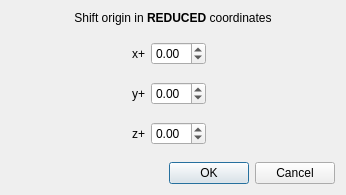
<?xml version="1.0" encoding="UTF-8"?>
<ui version="4.0">
 <class>ShiftDialog</class>
 <widget class="QDialog" name="ShiftDialog">
  <property name="geometry">
   <rect>
    <x>0</x>
    <y>0</y>
    <width>346</width>
    <height>195</height>
   </rect>
  </property>
  <property name="windowTitle">
   <string>Shift origin</string>
  </property>
  <layout class="QVBoxLayout" name="verticalLayout">
   <item>
    <widget class="QLabel" name="label">
     <property name="sizePolicy">
      <sizepolicy hsizetype="Preferred" vsizetype="Minimum">
       <horstretch>0</horstretch>
       <verstretch>0</verstretch>
      </sizepolicy>
     </property>
     <property name="text">
      <string>&lt;html&gt;&lt;head/&gt;&lt;body&gt;&lt;p&gt;Shift origin in &lt;span style=&quot; font-weight:600;&quot;&gt;REDUCED&lt;/span&gt; coordinates&lt;/p&gt;&lt;/body&gt;&lt;/html&gt;</string>
     </property>
     <property name="alignment">
      <set>Qt::AlignCenter</set>
     </property>
    </widget>
   </item>
   <item>
    <widget class="QWidget" name="widget" native="true">
     <property name="sizePolicy">
      <sizepolicy hsizetype="Preferred" vsizetype="Expanding">
       <horstretch>0</horstretch>
       <verstretch>0</verstretch>
      </sizepolicy>
     </property>
     <layout class="QGridLayout" name="gridLayout">
      <property name="leftMargin">
       <number>0</number>
      </property>
      <property name="topMargin">
       <number>0</number>
      </property>
      <property name="bottomMargin">
       <number>0</number>
      </property>
      <item row="1" column="1">
       <widget class="QLabel" name="label_3">
        <property name="text">
         <string notr="true">y+</string>
        </property>
       </widget>
      </item>
      <item row="1" column="2">
       <widget class="QDoubleSpinBox" name="y">
        <property name="toolTip">
         <string>Shift along y</string>
        </property>
        <property name="statusTip">
         <string>Shift along y</string>
        </property>
        <property name="whatsThis">
         <string>Shift along y</string>
        </property>
        <property name="minimum">
         <double>-1.000000000000000</double>
        </property>
        <property name="maximum">
         <double>1.000000000000000</double>
        </property>
        <property name="singleStep">
         <double>0.100000000000000</double>
        </property>
       </widget>
      </item>
      <item row="0" column="1">
       <widget class="QLabel" name="label_2">
        <property name="text">
         <string notr="true">x+</string>
        </property>
       </widget>
      </item>
      <item row="0" column="0">
       <spacer name="horizontalSpacer">
        <property name="orientation">
         <enum>Qt::Horizontal</enum>
        </property>
        <property name="sizeHint" stdset="0">
         <size>
          <width>40</width>
          <height>20</height>
         </size>
        </property>
       </spacer>
      </item>
      <item row="0" column="2">
       <widget class="QDoubleSpinBox" name="x">
        <property name="toolTip">
         <string>Shift along x</string>
        </property>
        <property name="statusTip">
         <string>Shift along x</string>
        </property>
        <property name="whatsThis">
         <string>Shift along x</string>
        </property>
        <property name="minimum">
         <double>-1.000000000000000</double>
        </property>
        <property name="maximum">
         <double>1.000000000000000</double>
        </property>
        <property name="singleStep">
         <double>0.100000000000000</double>
        </property>
       </widget>
      </item>
      <item row="2" column="1">
       <widget class="QLabel" name="label_4">
        <property name="text">
         <string notr="true">z+</string>
        </property>
       </widget>
      </item>
      <item row="2" column="2">
       <widget class="QDoubleSpinBox" name="z">
        <property name="toolTip">
         <string>Shift along z</string>
        </property>
        <property name="statusTip">
         <string>Shift along z</string>
        </property>
        <property name="whatsThis">
         <string>Shift along z</string>
        </property>
        <property name="minimum">
         <double>-1.000000000000000</double>
        </property>
        <property name="maximum">
         <double>1.000000000000000</double>
        </property>
        <property name="singleStep">
         <double>0.100000000000000</double>
        </property>
       </widget>
      </item>
      <item row="0" column="3">
       <spacer name="horizontalSpacer_2">
        <property name="orientation">
         <enum>Qt::Horizontal</enum>
        </property>
        <property name="sizeHint" stdset="0">
         <size>
          <width>40</width>
          <height>20</height>
         </size>
        </property>
       </spacer>
      </item>
     </layout>
    </widget>
   </item>
   <item>
    <widget class="QDialogButtonBox" name="buttonBox">
     <property name="orientation">
      <enum>Qt::Horizontal</enum>
     </property>
     <property name="standardButtons">
      <set>QDialogButtonBox::Cancel|QDialogButtonBox::Ok</set>
     </property>
    </widget>
   </item>
  </layout>
 </widget>
 <resources/>
 <connections>
  <connection>
   <sender>buttonBox</sender>
   <signal>accepted()</signal>
   <receiver>ShiftDialog</receiver>
   <slot>accept()</slot>
   <hints>
    <hint type="sourcelabel">
     <x>248</x>
     <y>254</y>
    </hint>
    <hint type="destinationlabel">
     <x>157</x>
     <y>274</y>
    </hint>
   </hints>
  </connection>
  <connection>
   <sender>buttonBox</sender>
   <signal>rejected()</signal>
   <receiver>ShiftDialog</receiver>
   <slot>reject()</slot>
   <hints>
    <hint type="sourcelabel">
     <x>316</x>
     <y>260</y>
    </hint>
    <hint type="destinationlabel">
     <x>286</x>
     <y>274</y>
    </hint>
   </hints>
  </connection>
 </connections>
</ui>
